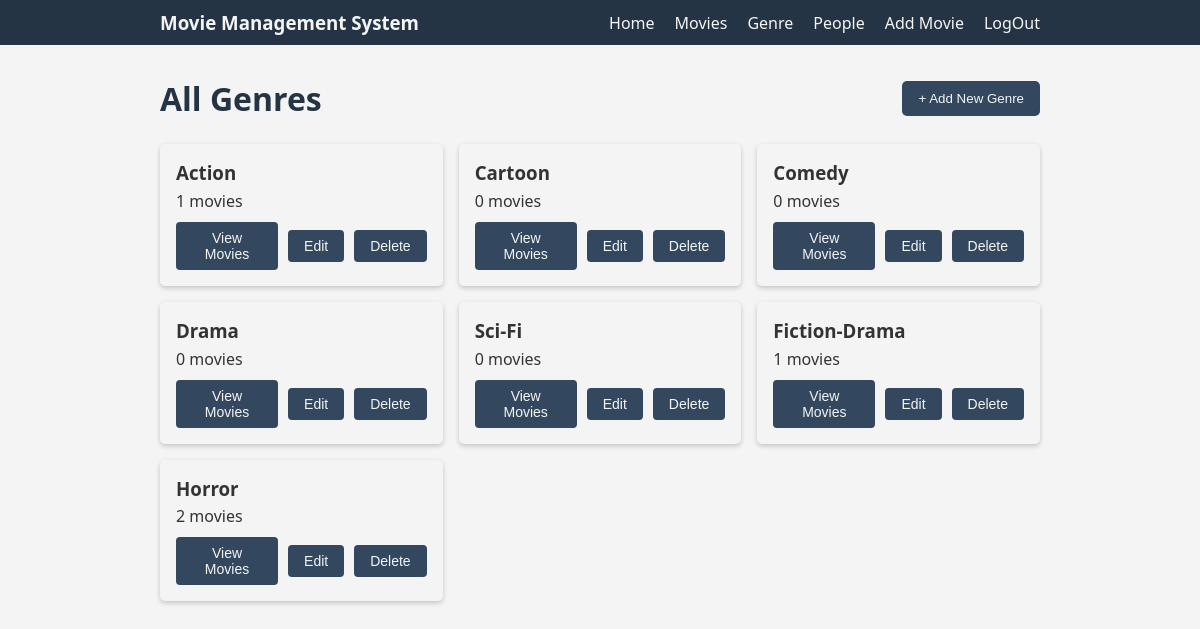
The app's page /movies/genrepage/ (signed in) with its own data.
### movies/models.py (models this page shows, shortened)
class Genre(models.Model):
    genre_name = models.CharField(max_length=50, unique=True)

### movies/views.py (the view)
# urls.py: path('genrepage/', views.GenrePageView.as_view(), name='genre'),
class GenrePageView(UserAccessMixin, TemplateView):
    template_name = 'movies/genre.html'
    def get_context_data(self, **kwargs):
        context = super().get_context_data(**kwargs)
        context['genres'] = Genre.objects.all()
        return context

### movies/templates/movies/genre.html (shortened to what this page needs)
{% extends 'movies/base.html' %}
{% block content %}
<div class="genre-container">
    <div class="genre-header">
    <h1>All Genres</h1>
        {% if user.user_role == 'admin' %}
            <a class="nav-link" href="{% url 'movies:addgenre' %}"><button type="button">+ Add New Genre</button></a>
        {% endif %}
    </div>
    <div class="genre-list">
        {% for genre in genres %}
        <div class="genre-card">
            <div class="genre-info">
                <h3>{{ genre.genre_name }}</h3>
                <p>{{ genre.movies.count }} movies</p>
            </div>
            <div class="action-btns">
                <div>
                    <form action="{% url 'movies:movie' %}" method="get">
                            <button class="genres-btns" type="submit">View Movies</button>
                    </form>
                </div>
                {% if user.user_role == 'admin' %}
                <div>
                    <a href="{% url 'movies:editgenre' genre.id %}"><button type="button" class="genres-btns">Edit</button></a>
                </div>
                <div>
                    <a href="{% url 'movies:deletegenre' pk=genre.id %}"><button type="button" class="genres-btns">Delete</button></a>
                </div>
                {% endif %}
            </div>
        </div>
        {% empty %}
        <p>No genres found.</p>
        {% endfor %}
    </div>
</div>
{% endblock content %}

### movies/static/movies/css/style.css (style rules this page uses)
:root { --bg: #e5e3e3; --text: #333; --bg2: #33485f; --nav-bg: #253444; --nav-text: #f4f4f4; --card: #f4f4f4; --search-btn: #438ddd; --hover-search: #3973b1; --movie-poster: #c1c1c1; --white: #f9f9f9; --small-txt: #454545; --hover-table: #eaeaea; }
* { margin: 0; padding: 0; box-sizing: border-box; }
body { font-family: "Segoe UI", Arial, sans-serif; background-color: var(--card); color: var(--text); margin: 0; width: 100vw; min-height: 100vh; box-sizing: border-box; }
a { text-decoration: none; color: var(--text); }
.filter-movie button, .filter-person button, .genre-header button, .movie-header button, .people-header button { background-color: var(--bg2); color: var(--nav-text); padding: 10px 16px; border: none; border-radius: 5px; cursor: pointer; }
.genre-container { margin: 2rem 10rem; }
.genre-header, .movie-header, .people-header { display: flex; justify-content: space-between; align-items: center; margin-bottom: 1.5rem; flex-wrap: wrap; }
.genre-header h1, .movie-header h1, .people-header h1 { margin: 0; font-size: 2rem; font-weight: 700; color: var(--nav-bg); }
.genre-header button { color: var(--nav-text); }
.genre-list { display: grid; grid-template-columns: repeat(auto-fill, minmax(260px, 1fr)); gap: 1rem; }
.genre-card { background: var(--card); border-radius: 5px; box-shadow: 0 2px 5px rgba(0,0,0,0.2); padding: 1rem; display: flex; flex-direction: column; justify-content: space-between; transition: transform 0.2s ease, box-shadow 0.2s ease; }
.genre-info h3 { margin-bottom: 0.3rem; }
.action-btns { display: flex; gap: 10px; align-items: center; justify-content: flex-start; margin-top: 10px; }
.genres-btns { background-color: var(--bg2); color: var(--nav-text); border: none; padding: 8px 16px; border-radius: 4px; font-size: 14px; font-weight: 500; cursor: pointer; text-decoration: none; transition: background-color 0.3s ease, transform 0.1s ease; }

### records on screen
Genre: genre_name "Action", movies.count "1"
Genre: genre_name "Cartoon", movies.count "0"
Genre: genre_name "Comedy", movies.count "0"
Genre: genre_name "Drama", movies.count "0"
Genre: genre_name "Sci-Fi", movies.count "0"
Genre: genre_name "Fiction-Drama", movies.count "1"
Genre: genre_name "Horror", movies.count "2"
